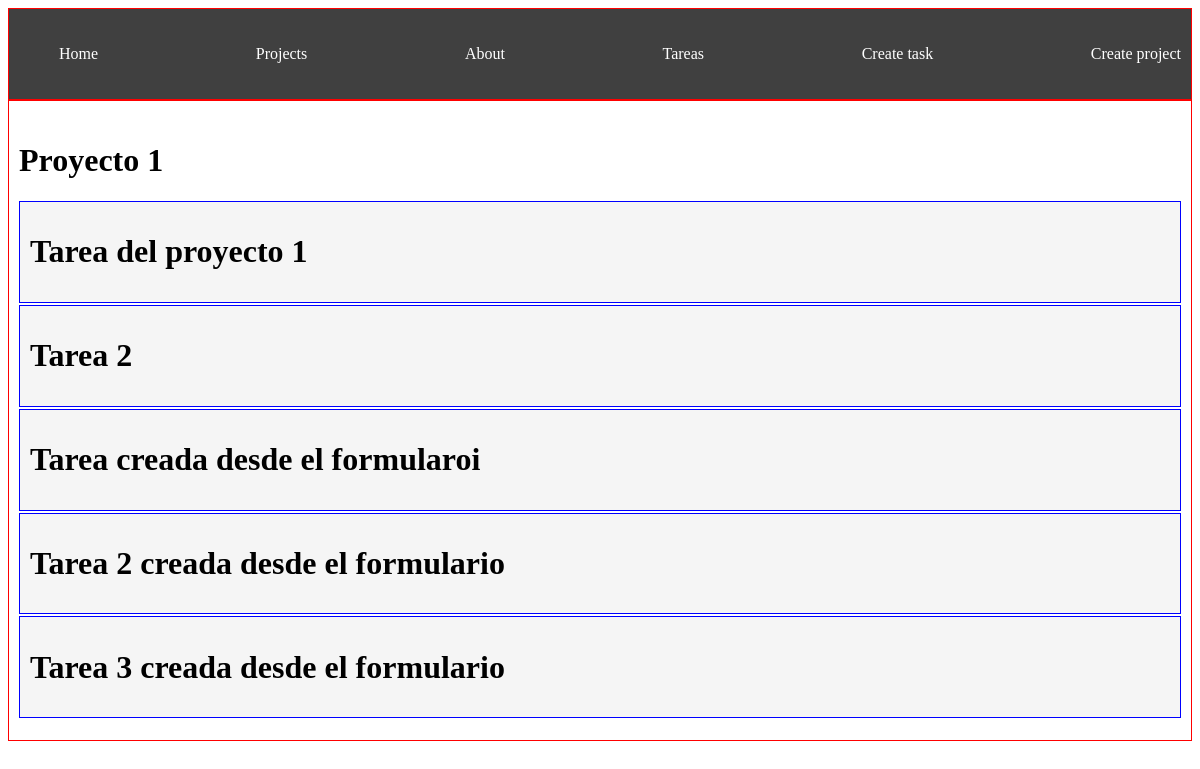
/projects/1, run on the app's committed database.
### myapp/models.py (models this page shows, shortened)
class Project(models.Model):
    name = models.CharField(max_length=200)
    def __str__(self):
        return self.name

class Task(models.Model):
    title = models.CharField(max_length=200)
    description = models.TextField()
    project = models.ForeignKey(Project, on_delete=models.CASCADE)
    done = models.BooleanField(default=False)

### myapp/views.py (the view)
# urls.py: path('projects/<int:id>', views.project_detail, name="project_detail"),
def project_detail(request, id):
    project = get_object_or_404(Project, id=id)
    tasks = Task.objects.filter(project_id=id)
    return render(request, 'projects/detail.html', {
        'project': project,
        'tasks': tasks
    })

### myapp/templates/projects/detail.html
{% extends 'layouts/base.html' %}
{% block content%}
<h1>{{project}}</h1>
{% for task in tasks%}
    <div class="card">
        <h1>{{task.title}}</h1>
    </div>
{% endfor%}
{% endblock %}

### myapp/static/styles/main.css (style rules this page uses)
body { background: #FFF; color: black; }
.card { background: whitesmoke; padding: 10px; margin-bottom: 2px; color: black; border: 1px blue solid; display: block; }

### data on the page
Project: name "Proyecto 1"
Task: title "Tarea del proyecto 1"
Task: title "Tarea 2"
Task: title "Tarea creada desde el formularoi"
Task: title "Tarea 2 creada desde el formulario"
Task: title "Tarea 3 creada desde el formulario"
